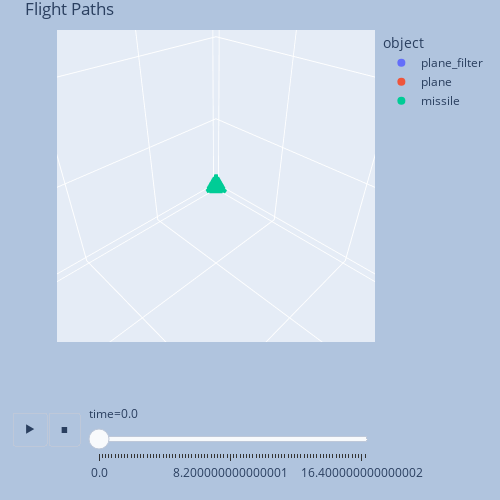

Notebook code cell kept with this figure:
### Code cell
fig = px.scatter_3d(data.iloc[::2,:], x="x", y="y", z="z", color = "object",animation_frame = 'time',
                    range_x=[-100,12000],range_y=[-100,12000],range_z=[-100,12000], 
                    title = "Flight Paths",width = 500, height = 500)
fig.update_layout(
    margin=dict(l=30, r=30, t=30, b=30),
    paper_bgcolor="LightSteelBlue")
fig.layout.updatemenus[0].buttons[0].args[1]["frame"]["duration"] = .5
fig.layout.updatemenus[0].y=0
fig.show()

### Figure 1 — Plotly figure (JSON) as saved in the notebook; plotly's stock layout.template omitted (floating-point values rounded to 4 significant figures)
{"data": [{"hovertemplate": "object=plane_filter<br>time=0.0<br>x=%{x}<br>y=%{y}<br>z=%{z}<extra></extra>", "legendgroup": "plane_filter", "marker": {"color": "#636efa", "symbol": "circle"}, "mode": "markers", "name": "plane_filter", "scene": "scene", "showlegend": true, "type": "scatter3d", "x": [9981.0], "y": [60.77], "z": [10020.0]}, {"hovertemplate": "object=plane<br>time=0.0<br>x=%{x}<br>y=%{y}<br>z=%{z}<extra></extra>", "legendgroup": "plane", "marker": {"color": "#EF553B", "symbol": "circle"}, "mode": "markers", "name": "plane", "scene": "scene", "showlegend": true, "type": "scatter3d", "x": [10000], "y": [75.1], "z": [10000]}, {"hovertemplate": "object=missile<br>time=0.0<br>x=%{x}<br>y=%{y}<br>z=%{z}<extra></extra>", "legendgroup": "missile", "marker": {"color": "#00cc96", "symbol": "circle"}, "mode": "markers", "name": "missile", "scene": "scene", "showlegend": true, "type": "scatter3d", "x": [48.02], "y": [48.02], "z": [67.91]}], "layout": {"height": 500, "legend": {"title": {"text": "object"}, "tracegroupgap": 0}, "margin": {"b": 30, "l": 30, "r": 30, "t": 30}, "paper_bgcolor": "LightSteelBlue", "scene": {"aspectmode": "auto", "aspectratio": {"x": 1, "y": 1, "z": 1}, "camera": {"center": {"x": 0, "y": 0, "z": 0}, "eye": {"x": 0.01589, "y": 0.01589, "z": 0.01589}, "projection": {"type": "perspective"}, "up": {"x": 0, "y": 0, "z": 1}}, "domain": {"x": [0, 1], "y": [0, 1]}, "xaxis": {"range": [-100, 12000], "title": {"text": "x"}, "type": "linear"}, "yaxis": {"range": [-100, 12000], "title": {"text": "y"}, "type": "linear"}, "zaxis": {"range": [-100, 12000], "title": {"text": "z"}, "type": "linear"}}, "sliders": [{"active": 0, "currentvalue": {"prefix": "time="}, "len": 0.9, "pad": {"b": 10, "t": 60}, "steps": [{"args": [["0.0"], {"frame": {"duration": 0, "redraw": true}, "fromcurrent": true, "mode": "immediate", "transition": {"duration": 0, "easing": "linear"}}], "label": "0.0", "method": "animate"}, {"args": [["0.2"], {"frame": {"duration": 0, "redraw": true}, "fromcurrent": true, "mode": "immediate", "transition": {"duration": 0, "easing": "linear"}}], "label": "0.2", "method": "animate"}, {"args": [["0.4"], {"frame": {"duration": 0, "redraw": true}, "fromcurrent": true, "mode": "immediate", "transition": {"duration": 0, "easing": "linear"}}], "label": "0.4", "method": "animate"}, {"args": [["0.6000000000000001"], {"frame": {"duration": 0, "redraw": true}, "fromcurrent": true, "mode": "immediate", "transition": {"duration": 0, "easing": "linear"}}], "label": "0.6000000000000001", "method": "animate"}, {"args": [["0.8"], {"frame": {"duration": 0, "redraw": true}, "fromcurrent": true, "mode": "immediate", "transition": {"duration": 0, "easing": "linear"}}], "label": "0.8", "method": "animate"}, {"args": [["1.0"], {"frame": {"duration": 0, "redraw": true}, "fromcurrent": true, "mode": "immediate", "transition": {"duration": 0, "easing": "linear"}}], "label": "1.0", "method": "animate"}, {"args": [["1.2000000000000002"], {"frame": {"duration": 0, "redraw": true}, "fromcurrent": true, "mode": "immediate", "transition": {"duration": 0, "easing": "linear"}}], "label": "1.2000000000000002", "method": "animate"}, {"args": [["1.4000000000000001"], {"frame": {"duration": 0, "redraw": true}, "fromcurrent": true, "mode": "immediate", "transition": {"duration": 0, "easing": "linear"}}], "label": "1.4000000000000001", "method": "animate"}, {"args": [["1.6"], {"frame": {"duration": 0, "redraw": true}, "fromcurrent": true, "mode": "immediate", "transition": {"duration": 0, "easing": "linear"}}], "label": "1.6", "method": "animate"}, {"args": [["1.8"], {"frame": {"duration": 0, "redraw": true}, "fromcurrent": true, "mode": "immediate", "transition": {"duration": 0, "easing": "linear"}}], "label": "1.8", "method": "animate"}, {"args": [["2.0"], {"frame": {"duration": 0, "redraw": true}, "fromcurrent": true, "mode": "immediate", "transition": {"duration": 0, "easing": "linear"}}], "label": "2.0", "method": "animate"}, {"args": [["2.2"], {"frame": {"duration": 0, "redraw": true}, "fromcurrent": true, "mode": "immediate", "transition": {"duration": 0, "easing": "linear"}}], "label": "2.2", "method": "animate"}, {"args": [["2.4000000000000004"], {"frame": {"duration": 0, "redraw": true}, "fromcurrent": true, "mode": "immediate", "transition": {"duration": 0, "easing": "linear"}}], "label": "2.4000000000000004", "method": "animate"}, {"args": [["2.6"], {"frame": {"duration": 0, "redraw": true}, "fromcurrent": true, "mode": "immediate", "transition": {"duration": 0, "easing": "linear"}}], "label": "2.6", "method": "animate"}, {"args": [["2.8000000000000003"], {"frame": {"duration": 0, "redraw": true}, "fromcurrent": true, "mode": "immediate", "transition": {"duration": 0, "easing": "linear"}}], "label": "2.8000000000000003", "method": "animate"}, {"args": [["3.0"], {"frame": {"duration": 0, "redraw": true}, "fromcurrent": true, "mode": "immediate", "transition": {"duration": 0, "easing": "linear"}}], "label": "3.0", "method": "animate"}, {"args": [["3.2"], {"frame": {"duration": 0, "redraw": true}, "fromcurrent": true, "mode": "immediate", "transition": {"duration": 0, "easing": "linear"}}], "label": "3.2", "method": "animate"}, {"args": [["3.4000000000000004"], {"frame": {"duration": 0, "redraw": true}, "fromcurrent": true, "mode": "immediate", "transition": {"duration": 0, "easing": "linear"}}], "label": "3.4000000000000004", "method": "animate"}, {"args": [["3.6"], {"frame": {"duration": 0, "redraw": true}, "fromcurrent": true, "mode": "immediate", "transition": {"duration": 0, "easing": "linear"}}], "label": "3.6", "method": "animate"}, {"args": [["3.8000000000000003"], {"frame": {"duration": 0, "redraw": true}, "fromcurrent": true, "mode": "immediate", "transition": {"duration": 0, "easing": "linear"}}], "label": "3.8000000000000003", "method": "animate"}, {"args": [["4.0"], {"frame": {"duration": 0, "redraw": true}, "fromcurrent": true, "mode": "immediate", "transition": {"duration": 0, "easing": "linear"}}], "label": "4.0", "method": "animate"}, {"args": [["4.2"], {"frame": {"duration": 0, "redraw": true}, "fromcurrent": true, "mode": "immediate", "transition": {"duration": 0, "easing": "linear"}}], "label": "4.2", "method": "animate"}, {"args": [["4.4"], {"frame": {"duration": 0, "redraw": true}, "fromcurrent": true, "mode": "immediate", "transition": {"duration": 0, "easing": "linear"}}], "label": "4.4", "method": "animate"}, {"args": [["4.6000000000000005"], {"frame": {"duration": 0, "redraw": true}, "fromcurrent": true, "mode": "immediate", "transition": {"duration": 0, "easing": "linear"}}], "label": "4.6000000000000005", "method": "animate"}, {"args": [["4.800000000000001"], {"frame": {"duration": 0, "redraw": true}, "fromcurrent": true, "mode": "immediate", "transition": {"duration": 0, "easing": "linear"}}], "label": "4.800000000000001", "method": "animate"}, {"args": [["5.0"], {"frame": {"duration": 0, "redraw": true}, "fromcurrent": true, "mode": "immediate", "transition": {"duration": 0, "easing": "linear"}}], "label": "5.0", "method": "animate"}, {"args": [["5.2"], {"frame": {"duration": 0, "redraw": true}, "fromcurrent": true, "mode": "immediate", "transition": {"duration": 0, "easing": "linear"}}], "label": "5.2", "method": "animate"}, {"args": [["5.4"], {"frame": {"duration": 0, "redraw": true}, "fromcurrent": true, "mode": "immediate", "transition": {"duration": 0, "easing": "linear"}}], "label": "5.4", "method": "animate"}, {"args": [["5.6000000000000005"], {"frame": {"duration": 0, "redraw": true}, "fromcurrent": true, "mode": "immediate", "transition": {"duration": 0, "easing": "linear"}}], "label": "5.6000000000000005", "method": "animate"}, {"args": [["5.800000000000001"], {"frame": {"duration": 0, "redraw": true}, "fromcurrent": true, "mode": "immediate", "transition": {"duration": 0, "easing": "linear"}}], "label": "5.800000000000001", "method": "animate"}, {"args": [["6.0"], {"frame": {"duration": 0, "redraw": true}, "fromcurrent": true, "mode": "immediate", "transition": {"duration": 0, "easing": "linear"}}], "label": "6.0", "method": "animate"}, {"args": [["6.2"], {"frame": {"duration": 0, "redraw": true}, "fromcurrent": true, "mode": "immediate", "transition": {"duration": 0, "easing": "linear"}}], "label": "6.2", "method": "animate"}, {"args": [["6.4"], {"frame": {"duration": 0, "redraw": true}, "fromcurrent": true, "mode": "immediate", "transition": {"duration": 0, "easing": "linear"}}], "label": "6.4", "method": "animate"}, {"args": [["6.6000000000000005"], {"frame": {"duration": 0, "redraw": true}, "fromcurrent": true, "mode": "immediate", "transition": {"duration": 0, "easing": "linear"}}], "label": "6.6000000000000005", "method": "animate"}, {"args": [["6.800000000000001"], {"frame": {"duration": 0, "redraw": true}, "fromcurrent": true, "mode": "immediate", "transition": {"duration": 0, "easing": "linear"}}], "label": "6.800000000000001", "method": "animate"}, {"args": [["7.0"], {"frame": {"duration": 0, "redraw": true}, "fromcurrent": true, "mode": "immediate", "transition": {"duration": 0, "easing": "linear"}}], "label": "7.0", "method": "animate"}, {"args": [["7.2"], {"frame": {"duration": 0, "redraw": true}, "fromcurrent": true, "mode": "immediate", "transition": {"duration": 0, "easing": "linear"}}], "label": "7.2", "method": "animate"}, {"args": [["7.4"], {"frame": {"duration": 0, "redraw": true}, "fromcurrent": true, "mode": "immediate", "transition": {"duration": 0, "easing": "linear"}}], "label": "7.4", "method": "animate"}, {"args": [["7.6000000000000005"], {"frame": {"duration": 0, "redraw": true}, "fromcurrent": true, "mode": "immediate", "transition": {"duration": 0, "easing": "linear"}}], "label": "7.6000000000000005", "method": "animate"}, {"args": [["7.800000000000001"], {"frame": {"duration": 0, "redraw": true}, "fromcurrent": true, "mode": "immediate", "transition": {"duration": 0, "easing": "linear"}}], "label": "7.800000000000001", "method": "animate"}, {"args": [["8.0"], {"frame": {"duration": 0, "redraw": true}, "fromcurrent": true, "mode": "immediate", "transition": {"duration": 0, "easing": "linear"}}], "label": "8.0", "method": "animate"}, {"args": [["8.200000000000001"], {"frame": {"duration": 0, "redraw": true}, "fromcurrent": true, "mode": "immediate", "transition": {"duration": 0, "easing": "linear"}}], "label": "8.200000000000001", "method": "animate"}, {"args": [["8.4"], {"frame": {"duration": 0, "redraw": true}, "fromcurrent": true, "mode": "immediate", "transition": {"duration": 0, "easing": "linear"}}], "label": "8.4", "method": "animate"}, {"args": [["8.6"], {"frame": {"duration": 0, "redraw": true}, "fromcurrent": true, "mode": "immediate", "transition": {"duration": 0, "easing": "linear"}}], "label": "8.6", "method": "animate"}, {"args": [["8.8"], {"frame": {"duration": 0, "redraw": true}, "fromcurrent": true, "mode": "immediate", "transition": {"duration": 0, "easing": "linear"}}], "label": "8.8", "method": "animate"}, {"args": [["9.0"], {"frame": {"duration": 0, "redraw": true}, "fromcurrent": true, "mode": "immediate", "transition": {"duration": 0, "easing": "linear"}}], "label": "9.0", "method": "animate"}, {"args": [["9.200000000000001"], {"frame": {"duration": 0, "redraw": true}, "fromcurrent": true, "mode": "immediate", "transition": {"duration": 0, "easing": "linear"}}], "label": "9.200000000000001", "method": "animate"}, {"args": [["9.4"], {"frame": {"duration": 0, "redraw": true}, "fromcurrent": true, "mode": "immediate", "transition": {"duration": 0, "easing": "linear"}}], "label": "9.4", "method": "animate"}, {"args": [["9.600000000000001"], {"frame": {"duration": 0, "redraw": true}, "fromcurrent": true, "mode": "immediate", "transition": {"duration": 0, "easing": "linear"}}], "label": "9.600000000000001", "method": "animate"}, {"args": [["9.8"], {"frame": {"duration": 0, "redraw": true}, "fromcurrent": true, "mode": "immediate", "transition": {"duration": 0, "easing": "linear"}}], "label": "9.8", "method": "animate"}, {"args": [["10.0"], {"frame": {"duration": 0, "redraw": true}, "fromcurrent": true, "mode": "immediate", "transition": {"duration": 0, "easing": "linear"}}], "label": "10.0", "method": "animate"}, {"args": [["10.200000000000001"], {"frame": {"duration": 0, "redraw": true}, "fromcurrent": true, "mode": "immediate", "transition": {"duration": 0, "easing": "linear"}}], "label": "10.200000000000001", "method": "animate"}, {"args": [["10.4"], {"frame": {"duration": 0, "redraw": true}, "fromcurrent": true, "mode": "immediate", "transition": {"duration": 0, "easing": "linear"}}], "label": "10.4", "method": "animate"}, {"args": [["10.600000000000001"], {"frame": {"duration": 0, "redraw": true}, "fromcurrent": true, "mode": "immediate", "transition": {"duration": 0, "easing": "linear"}}], "label": "10.600000000000001", "method": "animate"}, {"args": [["10.8"], {"frame": {"duration": 0, "redraw": true}, "fromcurrent": true, "mode": "immediate", "transition": {"duration": 0, "easing": "linear"}}], "label": "10.8", "method": "animate"}, {"args": [["11.0"], {"frame": {"duration": 0, "redraw": true}, "fromcurrent": true, "mode": "immediate", "transition": {"duration": 0, "easing": "linear"}}], "label": "11.0", "method": "animate"}, {"args": [["11.200000000000001"], {"frame": {"duration": 0, "redraw": true}, "fromcurrent": true, "mode": "immediate", "transition": {"duration": 0, "easing": "linear"}}], "label": "11.200000000000001", "method": "animate"}, {"args": [["11.4"], {"frame": {"duration": 0, "redraw": true}, "fromcurrent": true, "mode": "immediate", "transition": {"duration": 0, "easing": "linear"}}], "label": "11.4", "method": "animate"}, {"args": [["11.600000000000001"], {"frame": {"duration": 0, "redraw": true}, "fromcurrent": true, "mode": "immediate", "transition": {"duration": 0, "easing": "linear"}}], "label": "11.600000000000001", "method": "animate"}, {"args": [["11.8"], {"frame": {"duration": 0, "redraw": true}, "fromcurrent": true, "mode": "immediate", "transition": {"duration": 0, "easing": "linear"}}], "label": "11.8", "method": "animate"}, {"args": [["12.0"], {"frame": {"duration": 0, "redraw": true}, "fromcurrent": true, "mode": "immediate", "transition": {"duration": 0, "easing": "linear"}}], "label": "12.0", "method": "animate"}, {"args": [["12.200000000000001"], {"frame": {"duration": 0, "redraw": true}, "fromcurrent": true, "mode": "immediate", "transition": {"duration": 0, "easing": "linear"}}], "label": "12.200000000000001", "method": "animate"}, {"args": [["12.4"], {"frame": {"duration": 0, "redraw": true}, "fromcurrent": true, "mode": "immediate", "transition": {"duration": 0, "easing": "linear"}}], "label": "12.4", "method": "animate"}, {"args": [["12.600000000000001"], {"frame": {"duration": 0, "redraw": true}, "fromcurrent": true, "mode": "immediate", "transition": {"duration": 0, "easing": "linear"}}], "label": "12.600000000000001", "method": "animate"}, {"args": [["12.8"], {"frame": {"duration": 0, "redraw": true}, "fromcurrent": true, "mode": "immediate", "transition": {"duration": 0, "easing": "linear"}}], "label": "12.8", "method": "animate"}, {"args": [["13.0"], {"frame": {"duration": 0, "redraw": true}, "fromcurrent": true, "mode": "immediate", "transition": {"duration": 0, "easing": "linear"}}], "label": "13.0", "method": "animate"}, {"args": [["13.200000000000001"], {"frame": {"duration": 0, "redraw": true}, "fromcurrent": true, "mode": "immediate", "transition": {"duration": 0, "easing": "linear"}}], "label": "13.200000000000001", "method": "animate"}, {"args": [["13.4"], {"frame": {"duration": 0, "redraw": true}, "fromcurrent": true, "mode": "immediate", "transition": {"duration": 0, "easing": "linear"}}], "label": "13.4", "method": "animate"}, {"args": [["13.600000000000001"], {"frame": {"duration": 0, "redraw": true}, "fromcurrent": true, "mode": "immediate", "transition": {"duration": 0, "easing": "linear"}}], "label": "13.600000000000001", "method": "animate"}, {"args": [["13.8"], {"frame": {"duration": 0, "redraw": true}, "fromcurrent": true, "mode": "immediate", "transition": {"duration": 0, "easing": "linear"}}], "label": "13.8", "method": "animate"}, {"args": [["14.0"], {"frame": {"duration": 0, "redraw": true}, "fromcurrent": true, "mode": "immediate", "transition": {"duration": 0, "easing": "linear"}}], "label": "14.0", "method": "animate"}, {"args": [["14.200000000000001"], {"frame": {"duration": 0, "redraw": true}, "fromcurrent": true, "mode": "immediate", "transition": {"duration": 0, "easing": "linear"}}], "label": "14.200000000000001", "method": "animate"}, {"args": [["14.4"], {"frame": {"duration": 0, "redraw": true}, "fromcurrent": true, "mode": "immediate", "transition": {"duration": 0, "easing": "linear"}}], "label": "14.4", "method": "animate"}, {"args": [["14.600000000000001"], {"frame": {"duration": 0, "redraw": true}, "fromcurrent": true, "mode": "immediate", "transition": {"duration": 0, "easing": "linear"}}], "label": "14.600000000000001", "method": "animate"}, {"args": [["14.8"], {"frame": {"duration": 0, "redraw": true}, "fromcurrent": true, "mode": "immediate", "transition": {"duration": 0, "easing": "linear"}}], "label": "14.8", "method": "animate"}, {"args": [["15.0"], {"frame": {"duration": 0, "redraw": true}, "fromcurrent": true, "mode": "immediate", "transition": {"duration": 0, "easing": "linear"}}], "label": "15.0", "method": "animate"}, {"args": [["15.200000000000001"], {"frame": {"duration": 0, "redraw": true}, "fromcurrent": true, "mode": "immediate", "transition": {"duration": 0, "easing": "linear"}}], "label": "15.200000000000001", "method": "animate"}, {"args": [["15.4"], {"frame": {"duration": 0, "redraw": true}, "fromcurrent": true, "mode": "immediate", "transition": {"duration": 0, "easing": "linear"}}], "label": "15.4", "method": "animate"}, {"args": [["15.600000000000001"], {"frame": {"duration": 0, "redraw": true}, "fromcurrent": true, "mode": "immediate", "transition": {"duration": 0, "easing": "linear"}}], "label": "15.600000000000001", "method": "animate"}, {"args": [["15.8"], {"frame": {"duration": 0, "redraw": true}, "fromcurrent": true, "mode": "immediate", "transition": {"duration": 0, "easing": "linear"}}], "label": "15.8", "method": "animate"}, {"args": [["16.0"], {"frame": {"duration": 0, "redraw": true}, "fromcurrent": true, "mode": "immediate", "transition": {"duration": 0, "easing": "linear"}}], "label": "16.0", "method": "animate"}, {"args": [["16.2"], {"frame": {"duration": 0, "redraw": true}, "fromcurrent": true, "mode": "immediate", "transition": {"duration": 0, "easing": "linear"}}], "label": "16.2", "method": "animate"}, {"args": [["16.400000000000002"], {"frame": {"duration": 0, "redraw": true}, "fromcurrent": true, "mode": "immediate", "transition": {"duration": 0, "easing": "linear"}}], "label": "16.400000000000002", "method": "animate"}, {"args": [["16.6"], {"frame": {"duration": 0, "redraw": true}, "fromcurrent": true, "mode": "immediate", "transition": {"duration": 0, "easing": "linear"}}], "label": "16.6", "method": "animate"}], "x": 0.1, "xanchor": "left", "y": 0, "yanchor": "top"}], "title": {"text": "Flight Paths"}, "updatemenus": [{"buttons": [{"args": [null, {"frame": {"duration": 0.5, "redraw": true}, "fromcurrent": true, "mode": "immediate", "transition": {"duration": 500, "easing": "linear"}}], "label": "&#9654;", "method": "animate"}, {"args": [[null], {"frame": {"duration": 0, "redraw": true}, "fromcurrent": true, "mode": "immediate", "transition": {"duration": 0, "easing": "linear"}}], "label": "&#9724;", "method": "animate"}], "direction": "left", "pad": {"r": 10, "t": 70}, "showactive": false, "type": "buttons", "x": 0.1, "xanchor": "right", "y": 0, "yanchor": "top"}], "width": 500}}
